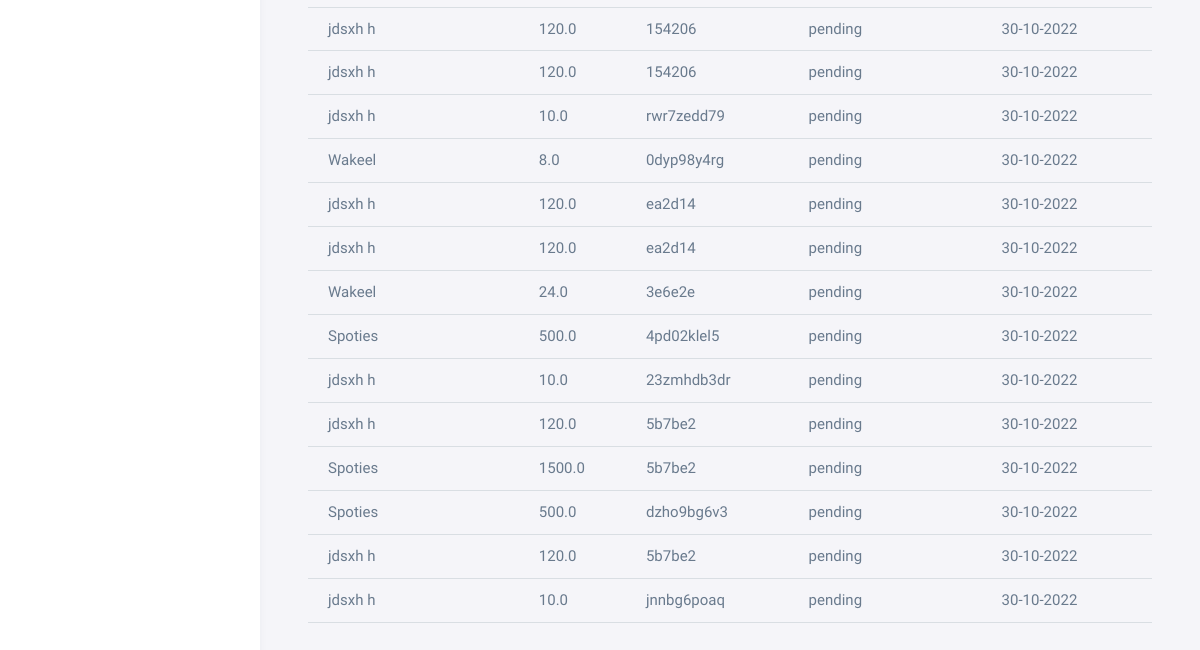
Before: /devadmin/monthlyfilter/ (lower part) with the older database file.
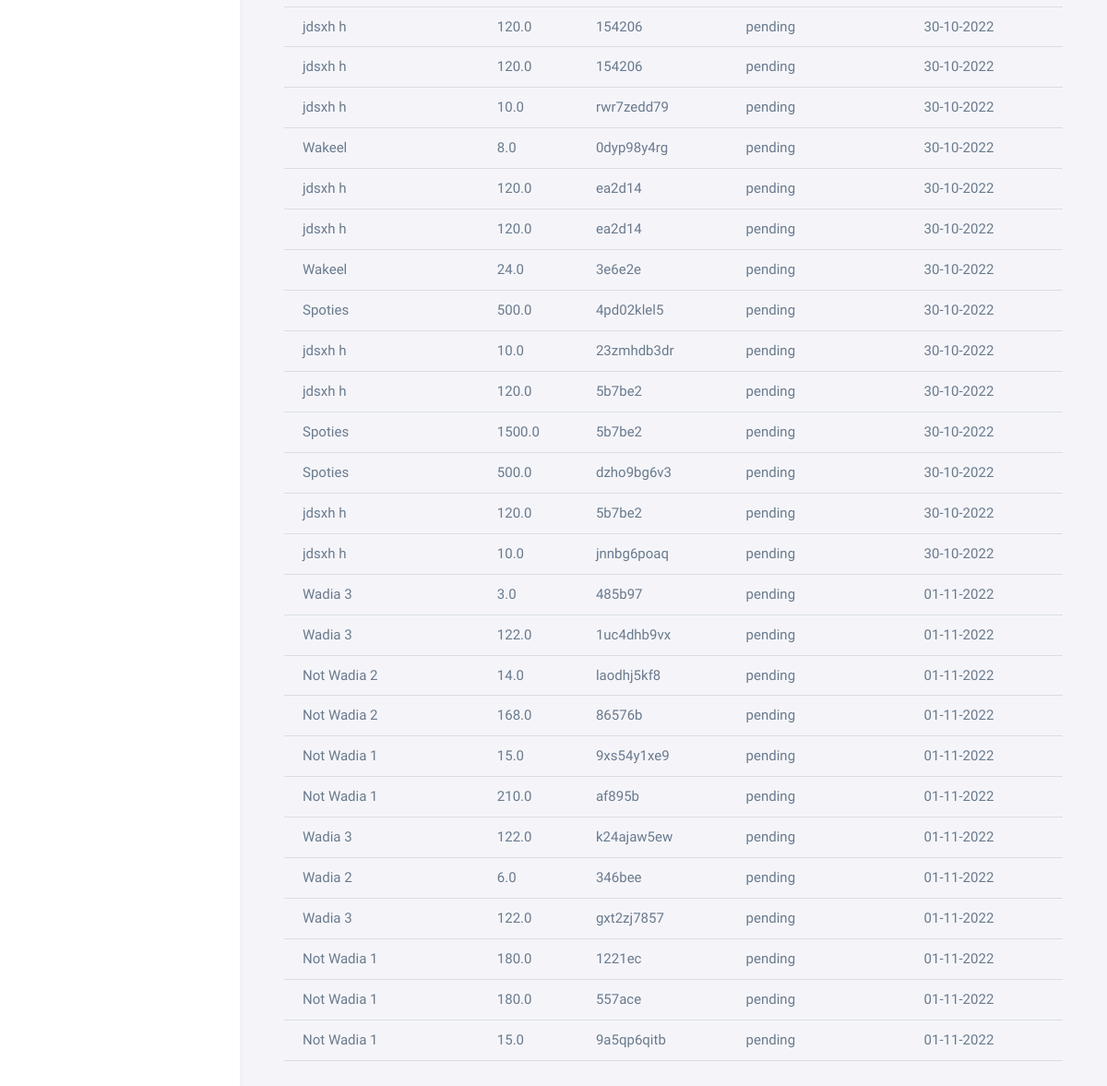
After: the same page with the newer database file.
### accounts/models.py (models this page shows, shortened)
class OrderPlaced(models.Model):
    user = models.ForeignKey(User, on_delete=models.CASCADE)
    product = models.ForeignKey(SubProduct, on_delete=models.SET_NULL, default= None, null=True)
    product_title = models.CharField(max_length=100,default=None,null=True)
    price = models.FloatField()
    modeofpayment = models.CharField(max_length=100)
    payment_id = models.CharField(max_length=100)
    ordered_date_time = models.DateTimeField(auto_now_add =True)
    ordered_date = models.DateField(auto_now_add =True)
    due_date = models.DateField(default='1970-01-01')
    updated = models.DateTimeField(auto_now=True)
    payment_status = models.CharField(max_length=50)
    quantity = models.FloatField()
    frequency = models.CharField(max_length=200, default='Null')

### accounts/views.py (the view)
# urls.py: path('devadmin/monthlyfilter/', views.monthlyfilter, name='monthlyfilter'),
def monthlyfilter(request):
    order = OrderPlaced.objects.all()
    return render(request, 'devadmin/monthlyfilter.html',{'orders':order})

### accounts/templates/devadmin/monthlyfilter.html (shortened to what this page needs)
{% extends 'devadmin/base.html' %}
{% load static %}
{% block main-content %}
<link rel="stylesheet" href="https://cdn.datatables.net/1.12.1/css/jquery.dataTables.min.css">
<link rel="stylesheet" href="https://cdn.datatables.net/datetime/1.1.2/css/dataTables.dateTime.min.css">
<link rel="stylesheet" href="https://cdn.datatables.net/1.12.1/css/dataTables.bootstrap4.min.css">
<link rel="stylesheet" href="https://cdn.datatables.net/buttons/2.2.3/css/buttons.bootstrap4.min.css">
<div class="m-5">
<table id="example" class="table display nowrap mt-3" style="width:100%">
  <tbody>
    {% for i in orders %}
    <tr>
        <td>{{i.product_title}}</td>
        <td>{{i.price}}</td>
        <td>{{i.payment_id}}</td>
        <td>{{i.payment_status}}</td>
        <td>{{i.ordered_date|date:"d-m-Y"}}</td>
      </tr>
    {% endfor %}
    </tbody>
</table>
</div>
{% endblock main-content %}

### accounts/templates/devadmin/base.html (shortened to what this page needs)
<!DOCTYPE html>
{% load static %}
<html>
  <head>
    <link rel="stylesheet" href="{% static 'devadmin/vendor/fonts/boxicons.css' %}" />
    <link rel="stylesheet" href="{% static 'devadmin/vendor/css/core.css' %}" class="template-customizer-core-css" />
    <link rel="stylesheet" href="{% static 'devadmin/vendor/css/theme-default.css' %}" class="template-customizer-theme-css" />
    <link rel="stylesheet" href="{% static 'devadmin/css/demo.css' %}" />
    <link rel="stylesheet" href="https://cdnjs.cloudflare.com/ajax/libs/jquery-toast-plugin/1.3.2/jquery.toast.css">
        <link rel="stylesheet" href="{% static 'accounts/css/style.css' %}">
        <link rel="stylesheet" href="{% static 'accounts/css/responsive.css' %}">
  </head>
  <body>
    <div class="layout-wrapper layout-content-navbar">
      <div class="layout-container">
        <aside id="layout-menu" class="layout-menu menu-vertical menu bg-menu-theme">
          <ul class="menu-inner py-1">
          </ul>
        </aside>
        <div class="layout-page">
          {% block main-content %}
          {% endblock main-content %}
  </body>
</html>

### accounts/static/accounts/css/style.css (style rules this page uses)
body, html { margin: 0; padding: 0; overflow-x: hidden; }

Changed rows visible on the page:
added OrderPlaced: product_title "Wadia 3", price "3.0", payment_id "485b97", payment_status "pending", ordered_date "01-11-2022"
added OrderPlaced: product_title "Wadia 3", price "122.0", payment_id "1uc4dhb9vx", payment_status "pending", ordered_date "01-11-2022"
added OrderPlaced: product_title "Not Wadia 2", price "14.0", payment_id "laodhj5kf8", payment_status "pending", ordered_date "01-11-2022"
added OrderPlaced: product_title "Not Wadia 2", price "168.0", payment_id "86576b", payment_status "pending", ordered_date "01-11-2022"
added OrderPlaced: product_title "Not Wadia 1", price "15.0", payment_id "9xs54y1xe9", payment_status "pending", ordered_date "01-11-2022"
added OrderPlaced: product_title "Not Wadia 1", price "210.0", payment_id "af895b", payment_status "pending", ordered_date "01-11-2022"
added OrderPlaced: product_title "Wadia 3", price "122.0", payment_id "k24ajaw5ew", payment_status "pending", ordered_date "01-11-2022"
added OrderPlaced: product_title "Wadia 2", price "6.0", payment_id "346bee", payment_status "pending", ordered_date "01-11-2022"
added OrderPlaced: product_title "Wadia 3", price "122.0", payment_id "gxt2zj7857", payment_status "pending", ordered_date "01-11-2022"
added OrderPlaced: product_title "Not Wadia 1", price "180.0", payment_id "1221ec", payment_status "pending", ordered_date "01-11-2022"
added OrderPlaced: product_title "Not Wadia 1", price "180.0", payment_id "557ace", payment_status "pending", ordered_date "01-11-2022"
added OrderPlaced: product_title "Not Wadia 1", price "15.0", payment_id "9a5qp6qitb", payment_status "pending", ordered_date "01-11-2022"
